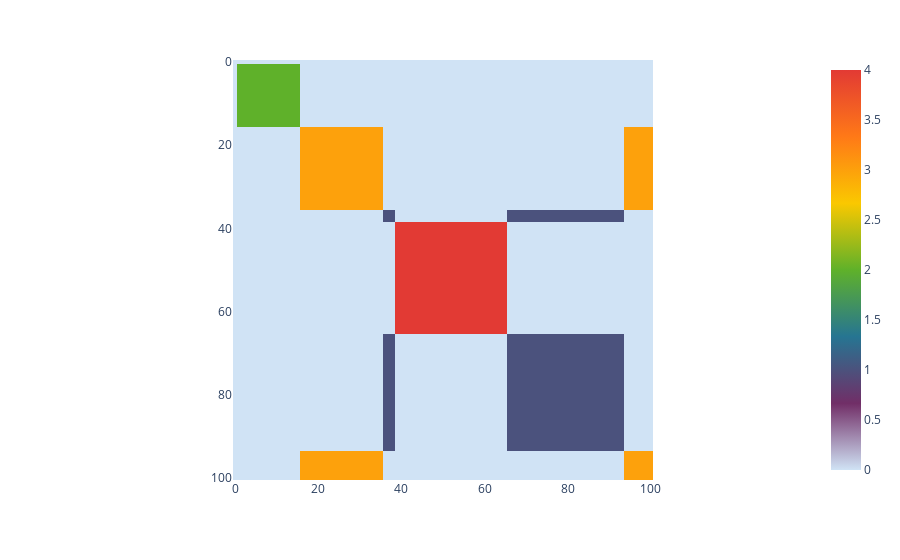

The code cell stored with this chart in its notebook:
### Code cell
M = community_adjacency('curve_2')
px.imshow(M, color_continuous_scale= COLOR_PALETTE)

### Figure 1 — Plotly figure (JSON) as saved in the notebook; plotly's stock layout.template omitted (floating-point values rounded to 4 significant figures; data arrays with more than 128 entries replaced by an {"elided": "..."} marker saying what was removed)
{"data": [{"coloraxis": "coloraxis", "hovertemplate": "x: %{x}<br>y: %{y}<br>color: %{z}<extra></extra>", "name": "0", "type": "heatmap", "xaxis": "x", "yaxis": "y", "z": {"elided": "101x101 int values"}}], "layout": {"coloraxis": {"colorscale": [[0, "#d0e3f5"], [0.1667, "#712e67"], [0.3333, "#267592"], [0.5, "#5fb12a"], [0.6667, "#fac800"], [0.8333, "#ff7917"], [1, "#e23a34"]]}, "margin": {"t": 60}, "xaxis": {"anchor": "y", "constrain": "domain", "domain": [0, 1], "scaleanchor": "y"}, "yaxis": {"anchor": "x", "autorange": "reversed", "constrain": "domain", "domain": [0, 1]}}}
